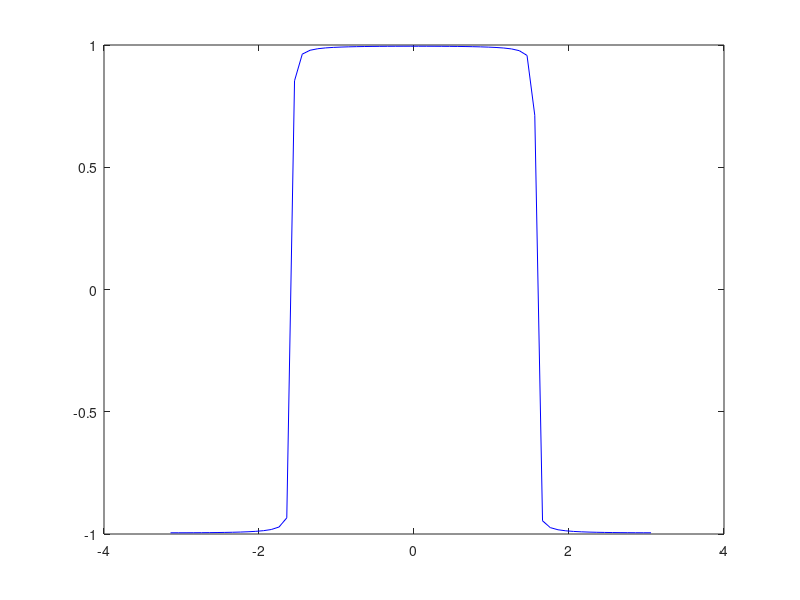

Source code (MATLAB):
pose_dist = 2;
%pose_theta
thetas=[-pi:.1:pi];

vals_size = size(thetas);
num_vals = vals_size(2);

dir_vals=zeros(vals_size);
dir_sigs=zeros(vals_size);

for ind=1:size(thetas,2)
    theta = thetas(ind);
    dir_val = (pose_dist *cos(theta) +0*sin(theta));
    dir_val = dir_val * 100;
    dir_vals(ind) = dir_val;
    
    dir_sig = dir_val / (1 + abs(dir_val));
    dir_sigs(ind) = dir_sig;
end


figure()
%plot(thetas, dir_vals, '-r', thetas, dir_sigs, '-b')
plot(thetas, dir_sigs, '-b')